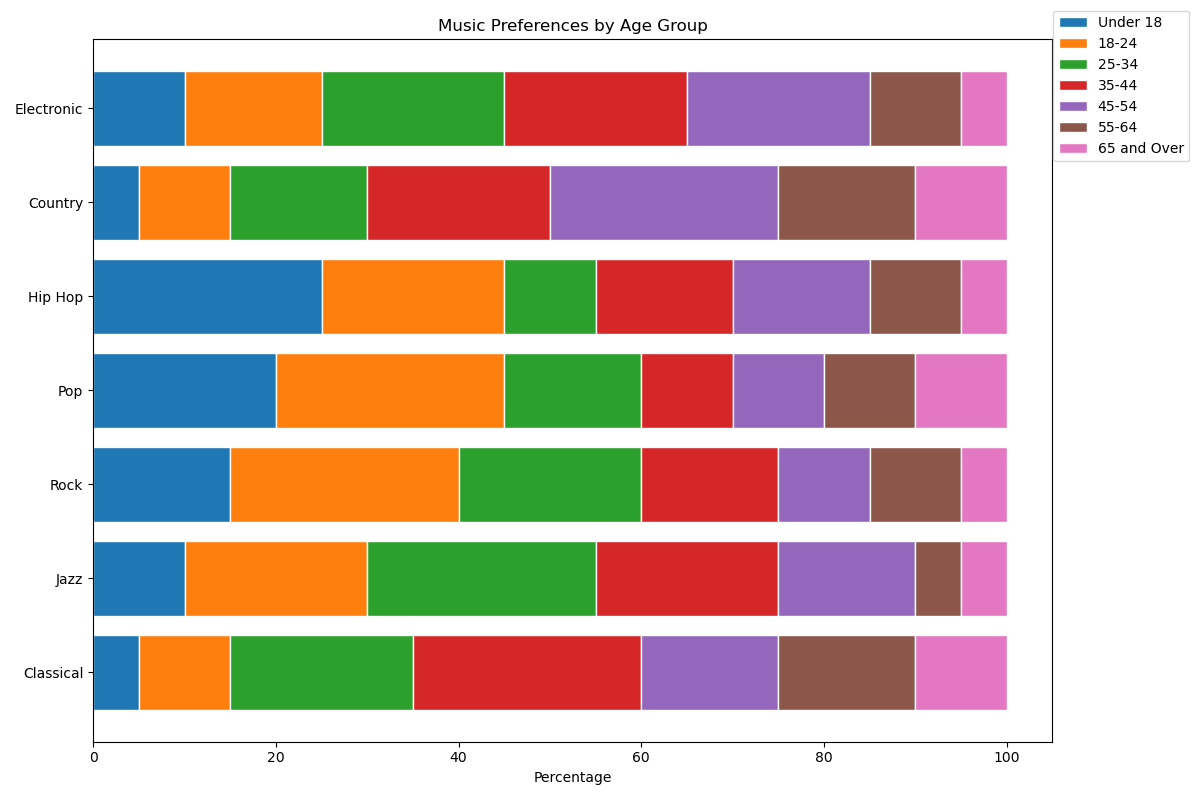

Reproduce this figure in Python.

import matplotlib.pyplot as plt
import numpy as np

# Data
categories = ['Classical', 'Jazz', 'Rock', 'Pop', 'Hip Hop', 'Country', 'Electronic']
under_18 = [5, 10, 15, 20, 25, 5, 10]
age_18_24 = [10, 20, 25, 25, 20, 10, 15]
age_25_34 = [20, 25, 20, 15, 10, 15, 20]
age_35_44 = [25, 20, 15, 10, 15, 20, 20]
age_45_54 = [15, 15, 10, 10, 15, 25, 20]
age_55_64 = [15, 5, 10, 10, 10, 15, 10]
age_65_over = [10, 5, 5, 10, 5, 10, 5]

# Bar width
bar_height = 0.8

# Plotting
fig, ax = plt.subplots(figsize=(12, 8))
ax.barh(categories, under_18, color='#1f77b4', edgecolor='white', height=bar_height, label='Under 18')
ax.barh(categories, age_18_24, left=np.array(under_18), color='#ff7f0e', edgecolor='white', height=bar_height, label='18-24')
ax.barh(categories, age_25_34, left=np.array(under_18) + np.array(age_18_24), color='#2ca02c', edgecolor='white', height=bar_height, label='25-34')
ax.barh(categories, age_35_44, left=np.array(under_18) + np.array(age_18_24) + np.array(age_25_34), color='#d62728', edgecolor='white', height=bar_height, label='35-44')
ax.barh(categories, age_45_54, left=np.array(under_18) + np.array(age_18_24) + np.array(age_25_34) + np.array(age_35_44), color='#9467bd', edgecolor='white', height=bar_height, label='45-54')
ax.barh(categories, age_55_64, left=np.array(under_18) + np.array(age_18_24) + np.array(age_25_34) + np.array(age_35_44) + np.array(age_45_54), color='#8c564b', edgecolor='white', height=bar_height, label='55-64')
ax.barh(categories, age_65_over, left=np.array(under_18) + np.array(age_18_24) + np.array(age_25_34) + np.array(age_35_44) + np.array(age_45_54) + np.array(age_55_64), color='#e377c2', edgecolor='white', height=bar_height, label='65 and Over')

# Adding labels
ax.set_xlabel('Percentage')
ax.set_title('Music Preferences by Age Group')
ax.legend(loc='upper right', bbox_to_anchor=(1.15, 1.05))
plt.tight_layout()
plt.show()
